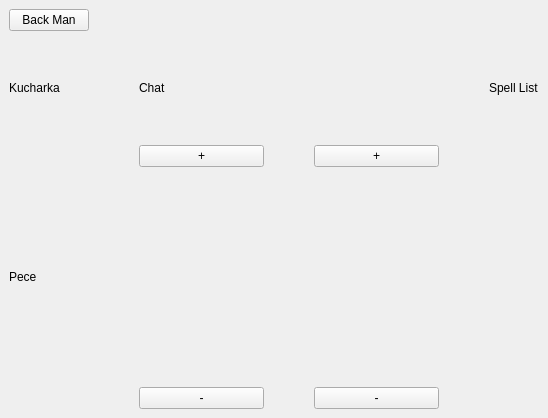
<?xml version="1.0" encoding="UTF-8"?>
<ui version="4.0">
 <class>jezibaba</class>
 <widget class="QMainWindow" name="jezibaba">
  <property name="geometry">
   <rect>
    <x>0</x>
    <y>0</y>
    <width>533</width>
    <height>302</height>
   </rect>
  </property>
  <property name="windowTitle">
   <string>MainWindow</string>
  </property>
  <widget class="QWidget" name="centralwidget">
   <layout class="QGridLayout" name="gridLayout">
    <property name="spacing">
     <number>50</number>
    </property>
    <item row="6" column="0">
     <widget class="ClickableLabel" name="label_4">
      <property name="text">
       <string>Pece</string>
      </property>
     </widget>
    </item>
    <item row="5" column="2">
     <widget class="ClickableLabel" name="label_2">
      <property name="text">
       <string>Spell List</string>
      </property>
     </widget>
    </item>
    <item row="0" column="0">
     <widget class="QPushButton" name="pushButton">
      <property name="text">
       <string>Back Man</string>
      </property>
     </widget>
    </item>
    <item row="6" column="1">
     <layout class="QGridLayout" name="gridLayout_2">
      <property name="bottomMargin">
       <number>0</number>
      </property>
      <item row="0" column="0">
       <widget class="QPushButton" name="pushButton_2">
        <property name="text">
         <string>+</string>
        </property>
       </widget>
      </item>
      <item row="2" column="1">
       <widget class="QPushButton" name="pushButton_4">
        <property name="text">
         <string>-</string>
        </property>
       </widget>
      </item>
      <item row="0" column="1">
       <widget class="QPushButton" name="pushButton_3">
        <property name="text">
         <string>+</string>
        </property>
       </widget>
      </item>
      <item row="2" column="0">
       <widget class="QPushButton" name="pushButton_5">
        <property name="text">
         <string>-</string>
        </property>
       </widget>
      </item>
      <item row="1" column="0" colspan="2">
       <widget class="timer" name="widget" native="true">
        <property name="minimumSize">
         <size>
          <width>300</width>
          <height>120</height>
         </size>
        </property>
       </widget>
      </item>
     </layout>
    </item>
    <item row="5" column="1">
     <widget class="ClickableLabel" name="label">
      <property name="text">
       <string>Chat</string>
      </property>
     </widget>
    </item>
    <item row="5" column="0">
     <widget class="ClickableLabel" name="label_3">
      <property name="text">
       <string>Kucharka</string>
      </property>
     </widget>
    </item>
   </layout>
  </widget>
 </widget>
 <customwidgets>
  <customwidget>
   <class>ClickableLabel</class>
   <extends>QLabel</extends>
   <header>clickablelabel.h</header>
   <slots>
    <signal>clicked()</signal>
   </slots>
  </customwidget>
  <customwidget>
   <class>timer</class>
   <extends>QWidget</extends>
   <header>timer.h</header>
   <container>1</container>
   <slots>
    <signal>clicked()</signal>
   </slots>
  </customwidget>
 </customwidgets>
 <resources/>
 <connections/>
</ui>
